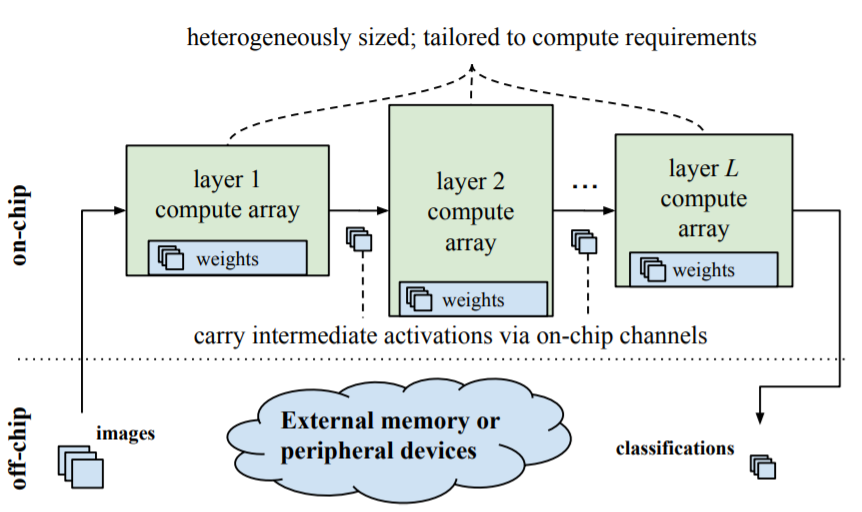
#> input picture notebooks/finn-hw-arch.png, 862 x 512 px, given in place of the camera
$ python main.py
#> lines starting #> are read from the running program, lines starting #| are printed output that depends on the picture; after the words box and inside, x2 and y2 are one past the last pixel; in counts of white or black regions, pixels touching at a corner belong together
### app/processing.py
import os
import cv2
import numpy as np


def image_resize(image, width=None, height=None, inter=cv2.INTER_AREA):
    (h, w) = image.shape[:2]

    if width is None and height is None:
        return image

    if width is None:
        r = height / float(h)
        dim = (int(w * r), height)
    else:
        r = width / float(w)
        dim = (width, int(h * r))

    return cv2.resize(image, dim, interpolation=inter)


def is_within(box1, box2):
    """
    Check if box2 is fully within or overlaps with box1.
    box format: (x, y, w, h)
    """
    x1, y1, w1, h1 = box1
    x2, y2, w2, h2 = box2

    box1_x_min, box1_y_min = x1, y1
    box1_x_max, box1_y_max = x1 + w1, y1 + h1

    box2_x_min, box2_y_min = x2, y2
    box2_x_max, box2_y_max = x2 + w2, y2 + h2

    is_within = (
        box1_x_min <= box2_x_min <= box1_x_max
        and box1_y_min <= box2_y_min <= box1_y_max
        and box1_x_min <= box2_x_max <= box1_x_max
        and box1_y_min <= box2_y_max <= box1_y_max
    )

    overlaps = not (
        box1_x_max < box2_x_min
        or box1_x_min > box2_x_max
        or box1_y_max < box2_y_min
        or box1_y_min > box2_y_max
    )

    return is_within or overlaps


# [34 lines left out: functions order_points, four_point_transform, not called in this run]


def recognize_page(image, threshold1=50, threshold2=150, poly_epsilon=0.02):
    # Load the image and compute the ratio of the old height to the new height,
    # clone it, and resize it
    ratio = image.shape[0] / 480.0
    original_image = image.copy()
    image = image_resize(image, height=480)

    # convert the B&W image and apply edge detection
    k, binary = cv2.threshold(image, 0, 255, cv2.THRESH_BINARY_INV | cv2.THRESH_OTSU)
    edged = cv2.Canny(binary, threshold1, threshold2)

    # find the contours in the edged image, keeping only the
    # largest ones, and initialize the screen contour
    cnts = cv2.findContours(edged, cv2.RETR_LIST, cv2.CHAIN_APPROX_SIMPLE)
    assert len(cnts) == 2, "Contours should be a tuple with 2 elements"
    cnts = cnts[0]
    cnts = sorted(cnts, key=cv2.contourArea, reverse=True)[:5]

    screenCnt = None
    # loop over the contours
    for c in cnts:
        # approximate the contour
        peri = cv2.arcLength(c, True)
        approx = cv2.approxPolyDP(c, poly_epsilon * peri, True)

        # if our approximated contour has four points, then we
        # can assume that we have found our screen
        if len(approx) == 4:
            screenCnt = approx
            break

    if screenCnt:
        # apply the four point transform to obtain a top-down view of the
        # original image
        return k, four_point_transform(original_image, screenCnt.reshape(4, 2) * ratio)
    else:
        # Detect lines using Hough Transform
        lines = cv2.HoughLines(edged, 1, np.pi / 180, 200)

        # Calculate the dominant vertical angle
        angles = []
        if lines is not None:
            for rho, theta in lines[:, 0]:
                angle = np.degrees(theta)
                if 170 < angle <= 180:
                    angle = 180 - angle

                # Only consider near-horizontal or near-vertical lines
                if 80 < angle < 100:
                    angles.append(angle - 90)  # Adjust to vertical

        # Average angle for deskewing
        if len(angles) > 0:
            average_angle = np.mean(angles)
        else:
            average_angle = 0

        # Rotate the image
        (h, w) = original_image.shape[:2]
        center = (w // 2, h // 2)
        rotation_matrix = cv2.getRotationMatrix2D(center, average_angle, 1.0)
        return k, cv2.warpAffine(
            original_image,
            rotation_matrix,
            (w, h),
            flags=cv2.INTER_LINEAR,
            borderMode=cv2.BORDER_REPLICATE,
        )


def process_image(image, line_cnt=15, debug=False):
    """
    Detect numbers in the image, handle deskewing, and return them as a NumPy array.

    Our images are 720x1280, and the numbers will be 75-100 pixels in height.
    """
    image = cv2.cvtColor(image, cv2.COLOR_BGR2GRAY)

    (h, w) = image.shape
    max_dim = max(h, w)
    number_height = max_dim // line_cnt
    morph_kernel_size = number_height // 5

    # Deskew the image
    k, deskewed_image = recognize_page(image)
    if deskewed_image is None:
        return None

    # Threshold the deskewed image
    _, binary = cv2.threshold(deskewed_image, k, 255, cv2.THRESH_BINARY_INV)

    rect_kernel = cv2.getStructuringElement(
        cv2.MORPH_RECT, (morph_kernel_size, morph_kernel_size)
    )

    # Applying dilation on the threshold image
    dilation = cv2.dilate(binary, rect_kernel, iterations=1)

    # Find contours
    contours, _ = cv2.findContours(dilation, cv2.RETR_LIST, cv2.CHAIN_APPROX_SIMPLE)
    contours = sorted(contours, key=cv2.contourArea, reverse=True)

    # List to hold bounding boxes and their corresponding contours
    bounding_boxes = []

    min_size = 0.2 * number_height
    max_size = 2.5 * number_height

    for contour in contours:
        x, y, w, h = cv2.boundingRect(contour)

        # Ignore small contours that are likely noise
        if min_size < w < max_size and min_size < h < max_size:
            skip = False
            for b in bounding_boxes:
                if is_within(b, (x, y, w, h)):
                    skip = True
                    break

            if not skip:
                if debug:
                    cv2.rectangle(deskewed_image, (x, y), (x + w, y + h), (0, 0, 0), 2)
                bounding_boxes.append((x, y, w, h))
        else:
            if debug:
                print(f"Skipping {x, y, w, h}")
                cv2.rectangle(deskewed_image, (x, y), (x + w, y + h), (128, 128, 128), 2)

    # Sort bounding boxes top-to-bottom, then left-to-right
    bounding_boxes = sorted(bounding_boxes, key=lambda b: (b[1], b[0]))

    output_dir = "debug_images"
    if debug:
        os.makedirs(output_dir, exist_ok=True)
        # delete all old debug images
        for file in os.listdir(output_dir):
            os.remove(os.path.join(output_dir, file))

    # List to store resized images
    processed_numbers = []

    i = 0
    for x, y, w, h in bounding_boxes:
        # Crop the number
        number_image = binary[y : y + h, x : x + w]
        #number_image = cv2.bitwise_not(number_image)
        resized = cv2.resize(number_image, (28, 28), interpolation=cv2.INTER_AREA)

        if debug:
            output_path = os.path.join(output_dir, f"dbg-{i + 1}.jpg")
            cv2.imwrite(output_path, resized)

        # Flatten to a 1D array
        flattened = resized.flatten()

        # Append to the list
        processed_numbers.append(flattened)
        i = i + 1

    if debug:
        cv2.imwrite(os.path.join(output_dir, "dbg-final.jpg"), deskewed_image)

    # Convert to NumPy array with dtype uint8
    result = np.array(processed_numbers, dtype=np.uint8)

    return result

### app/main.py
import cv2
from processing import process_image


def image_capture():
    cam = cv2.VideoCapture(0)
    if not cam.isOpened():
        print("Error opening camera")
        return False, None

    ret = cam.set(cv2.CAP_PROP_FRAME_WIDTH, 1280)
    ret &= cam.set(cv2.CAP_PROP_FRAME_HEIGHT, 720)
    if not ret:
        print("Error setting resolution")
        return False, None

    ret, frame = cam.read()

    cam.release()

    return ret, frame


def main():

    ret, frame = image_capture()
#> in image_capture, frame is the input picture: shape (512, 862, 3); mean B, G, R 233, 234.8, 230.4
#> ret = True
    if not ret:
        return
    cv2.imwrite("001-captured-frame.jpg", frame)

    #frame = cv2.imread("001-captured-frame.jpg")
    output_array = process_image(frame, debug=False)
#> in recognize_page, `k, binary = cv2.threshold(image, 0, 255, cv2.THRESH_BINARY_INV | cv2.T..`:
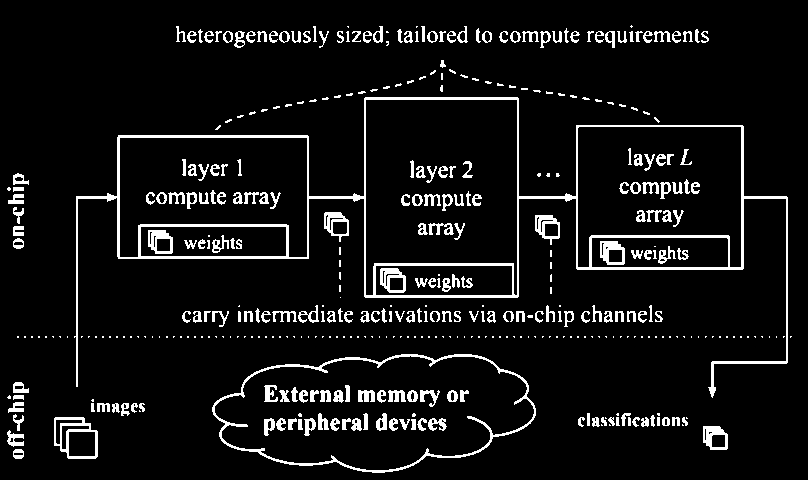
#> binary: shape (480, 808); 7.5% white; 420 white regions (188 under 20 px), largest, box (x1, y1, x2, y2) and area: (74, 97, 788, 398) 8417, (212, 354, 536, 473) 2254, (54, 417, 98, 459) 638
#> in recognize_page, `k, binary = cv2.threshold(image, 0, 255, cv2.THRESH_BINARY_INV | cv2.T..`: k = 166
#> in recognize_page, `edged = cv2.Canny(binary, threshold1, threshold2)`:
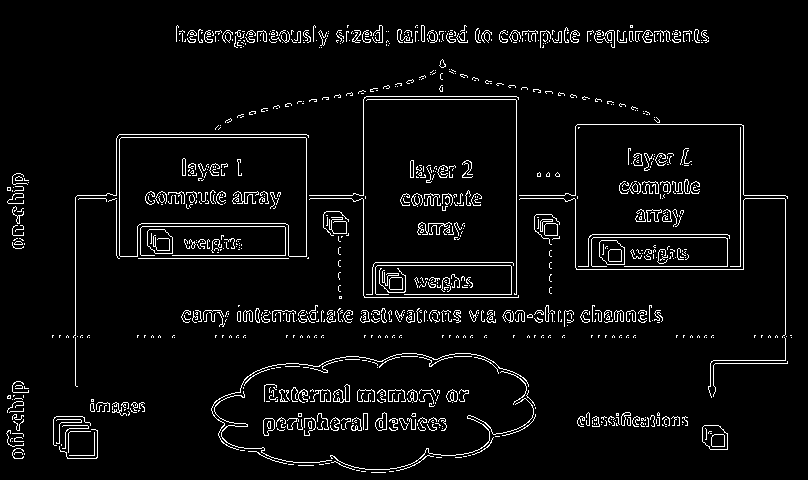
#> edged: shape (480, 808); 4.8% white in thin lines or dots
#> in recognize_page, `cnts = cv2.findContours(edged, cv2.RETR_LIST, cv2.CHAIN_APPROX_SIMPLE)`: cnts = 1068 contours, 997 with area under 20; largest, box (x1, y1, x2, y2) and area: (119, 137, 307, 257) 17275, (119, 137, 307, 257) 17274, (599, 240, 625, 265) 528, (599, 240, 625, 265) 526, (147, 229, 173, 254) 526
#> in recognize_page, `cnts = sorted(cnts, key=cv2.contourArea, reverse=True)[:5]`: cnts = 5 contours; box (x1, y1, x2, y2) and area: (119, 137, 307, 257) 17275, (119, 137, 307, 257) 17274, (599, 240, 625, 265) 528, (599, 240, 625, 265) 526, (147, 229, 173, 254) 526
#> the loop in recognize_page, `for c in cnts:` made 5 passes
#> peri on passes 1 to 5: 672.1, 671, 90.38, 89.21, 89.8
#> in recognize_page, `lines = cv2.HoughLines(edged, 1, np.pi / 180, 200)`: lines = [[195, 1.57], [363, 0], [198, 1.57], [516, 0], [223, 1.57], [254, 1.59]]
#> the loop in recognize_page, `for rho, theta in lines[:, 0]:` made 6 passes
#> (rho, theta, angle) on passes 1 to 6: (195, 1.57, 90), (363, 0, 0), (198, 1.57, 90), (516, 0, 0), (223, 1.57, 90), (254, 1.59, 91)
#> after the loop in recognize_page, `for rho, theta in lines[:, 0]:`: angles = [0, 0, 0, 1]
#> in recognize_page, `average_angle = np.mean(angles)`: average_angle = 0.25
#> in recognize_page, `rotation_matrix = cv2.getRotationMatrix2D(center, average_angle, 1.0)`: rotation_matrix = [[1, 0.00436, -1.11], [-0.00436, 1, 1.88]]
#> in process_image, `k, deskewed_image = recognize_page(image)`:
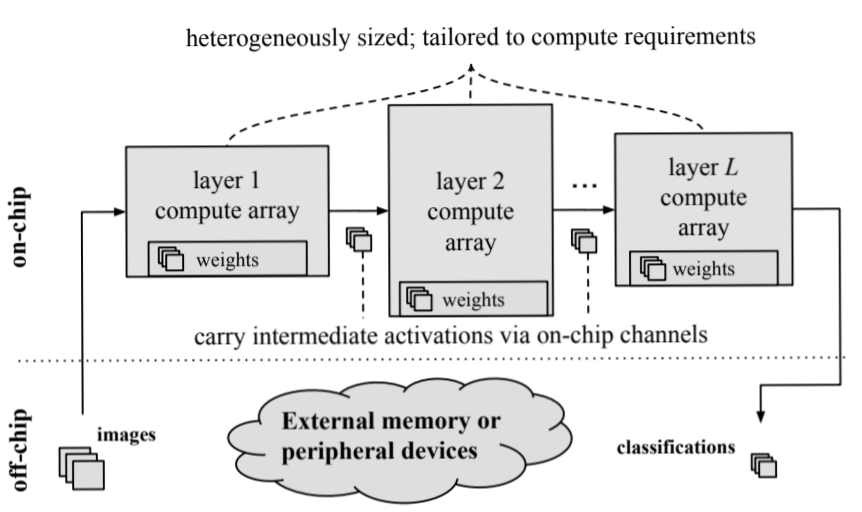
#> deskewed_image: shape (512, 862); min 0, max 255, mean 233.2
#> in process_image, `k, deskewed_image = recognize_page(image)`: k = 166
#> in process_image, `_, binary = cv2.threshold(deskewed_image, k, 255, cv2.THRESH_BINARY_INV)`:
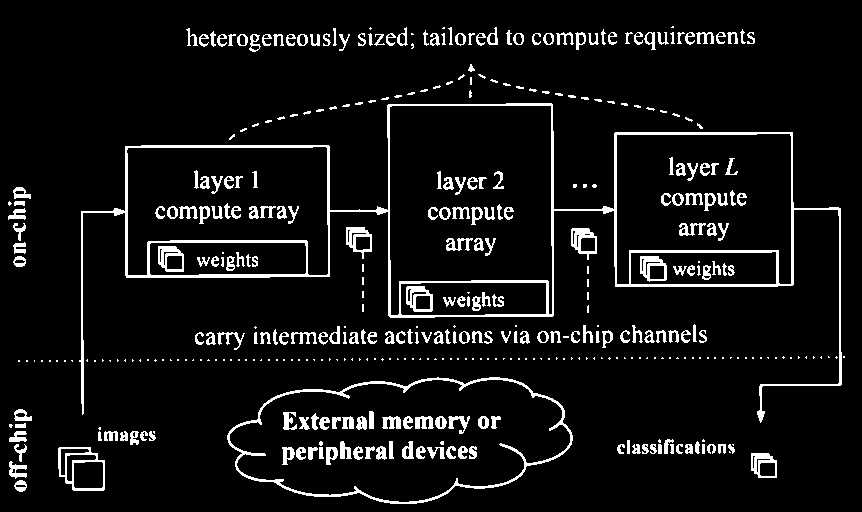
#> binary: shape (512, 862); 7.3% white; 418 white regions (182 under 20 px), largest, box (x1, y1, x2, y2) and area: (79, 103, 842, 423) 9127, (227, 377, 573, 504) 2524, (58, 447, 105, 491) 598
#> in process_image, `dilation = cv2.dilate(binary, rect_kernel, iterations=1)`:
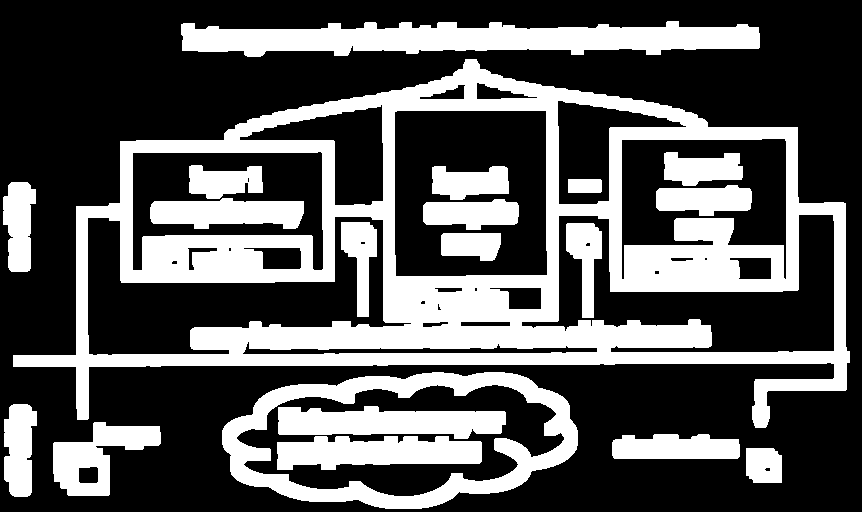
#> dilation: shape (512, 862); 34.1% white; 20 white regions
#> in process_image, `contours, _ = cv2.findContours(dilation, cv2.RETR_LIST, cv2.CHAIN_APPR..`: contours = 51 contours, 10 with area under 20; largest, box (x1, y1, x2, y2) and area: (13, 59, 850, 428) 192395, (222, 372, 578, 509) 37706, (394, 110, 548, 277) 25150, (236, 384, 565, 497) 25006, (87, 216, 412, 356) 21516
#> the loop in process_image, `for contour in contours:` made 51 passes
#> (x, y, w, h) on passes 14, 16, 17, 18, 19, 20, 22, 23, 24, 25: (53, 422, 108, 74), (612, 434, 128, 25), (4, 404, 33, 93), (423, 199, 96, 31), (656, 185, 96, 31), (3, 182, 33, 90), (432, 166, 77, 34), (664, 152, 79, 34), (566, 223, 36, 95), (341, 222, 36, 95)
#> (x, y, w, h) on passes 1 to 6: (13, 59, 837, 369), (222, 372, 356, 137), (394, 110, 154, 167), (236, 384, 329, 113), (87, 216, 325, 140), (521, 214, 314, 139)
#> the loop in process_image, `for x, y, w, h in bounding_boxes:` made 17 passes
#> (x, y, w, h) on passes 1 to 12: (476, 82, 62, 18), (419, 84, 47, 16), (557, 100, 130, 105), (189, 165, 74, 34), (3, 182, 33, 90), (423, 199, 96, 31), (341, 222, 36, 95), (566, 223, 36, 95), (441, 233, 60, 28), (187, 247, 31, 24), (243, 247, 59, 23), (729, 257, 43, 23)
#> pass 1, in process_image, `resized = cv2.resize(number_image, (28, 28), interpolation=cv2.INTER_A..`:
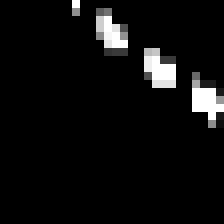
#> resized: shape (28, 28) (shown 8 times larger); min 0, max 255, mean 13.4
#> after the loop in process_image, `for x, y, w, h in bounding_boxes:`:
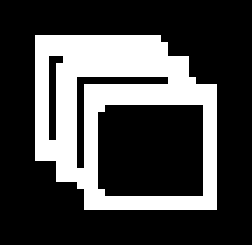
#> number_image: shape (35, 36) (shown 7 times larger); 27.5% white; 1 white region, box (x1, y1, x2, y2) and area: (5, 5, 31, 30) 346
    print(f"Processed array shape: {output_array.shape}")
#| Processed array shape: (17, 784)


if __name__ == "__main__":
    main()
